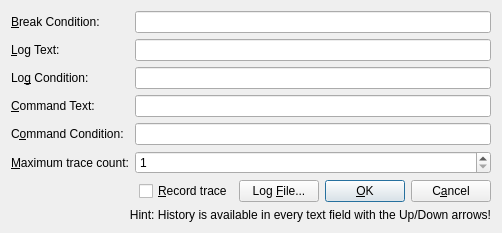
<?xml version="1.0" encoding="UTF-8"?>
<ui version="4.0">
 <class>SimpleTraceDialog</class>
 <widget class="QDialog" name="SimpleTraceDialog">
  <property name="geometry">
   <rect>
    <x>0</x>
    <y>0</y>
    <width>502</width>
    <height>218</height>
   </rect>
  </property>
  <property name="windowTitle">
   <string/>
  </property>
  <layout class="QGridLayout" name="gridLayout">
   <item row="7" column="0" colspan="2">
    <widget class="QLabel" name="lblHint">
     <property name="text">
      <string>Hint: History is available in every text field with the Up/Down arrows!</string>
     </property>
     <property name="alignment">
      <set>Qt::AlignRight|Qt::AlignTrailing|Qt::AlignVCenter</set>
     </property>
    </widget>
   </item>
   <item row="2" column="0">
    <widget class="QLabel" name="lblLogCondition">
     <property name="text">
      <string>Lo&amp;g Condition:</string>
     </property>
     <property name="buddy">
      <cstring>editLogCondition</cstring>
     </property>
    </widget>
   </item>
   <item row="3" column="0">
    <widget class="QLabel" name="lblCommandText">
     <property name="text">
      <string>&amp;Command Text:</string>
     </property>
     <property name="buddy">
      <cstring>editCommandText</cstring>
     </property>
    </widget>
   </item>
   <item row="1" column="1">
    <widget class="HistoryLineEdit" name="editLogText"/>
   </item>
   <item row="2" column="1">
    <widget class="HistoryLineEdit" name="editLogCondition"/>
   </item>
   <item row="0" column="1">
    <widget class="HistoryLineEdit" name="editBreakCondition"/>
   </item>
   <item row="0" column="0">
    <widget class="QLabel" name="lblBreakCondition">
     <property name="text">
      <string>&amp;Break Condition:</string>
     </property>
     <property name="buddy">
      <cstring>editBreakCondition</cstring>
     </property>
    </widget>
   </item>
   <item row="3" column="1">
    <widget class="HistoryLineEdit" name="editCommandText"/>
   </item>
   <item row="6" column="1">
    <layout class="QHBoxLayout" name="horizontalLayout">
     <item>
      <spacer name="horizontalSpacer">
       <property name="orientation">
        <enum>Qt::Horizontal</enum>
       </property>
       <property name="sizeHint" stdset="0">
        <size>
         <width>40</width>
         <height>20</height>
        </size>
       </property>
      </spacer>
     </item>
     <item>
      <widget class="QCheckBox" name="chkRecordTrace">
       <property name="text">
        <string>&amp;Record trace</string>
       </property>
      </widget>
     </item>
     <item>
      <widget class="QPushButton" name="btnLogFile">
       <property name="text">
        <string>Log &amp;File...</string>
       </property>
      </widget>
     </item>
     <item>
      <widget class="QPushButton" name="btnOk">
       <property name="sizePolicy">
        <sizepolicy hsizetype="Maximum" vsizetype="Fixed">
         <horstretch>0</horstretch>
         <verstretch>0</verstretch>
        </sizepolicy>
       </property>
       <property name="text">
        <string>&amp;OK</string>
       </property>
       <property name="default">
        <bool>true</bool>
       </property>
      </widget>
     </item>
     <item>
      <widget class="QPushButton" name="btnCancel">
       <property name="sizePolicy">
        <sizepolicy hsizetype="Maximum" vsizetype="Fixed">
         <horstretch>0</horstretch>
         <verstretch>0</verstretch>
        </sizepolicy>
       </property>
       <property name="text">
        <string>C&amp;ancel</string>
       </property>
      </widget>
     </item>
    </layout>
   </item>
   <item row="4" column="0">
    <widget class="QLabel" name="lblCommandCondition">
     <property name="text">
      <string>C&amp;ommand Condition:</string>
     </property>
     <property name="buddy">
      <cstring>editCommandCondition</cstring>
     </property>
    </widget>
   </item>
   <item row="5" column="0">
    <widget class="QLabel" name="lblMaxTraceCount">
     <property name="sizePolicy">
      <sizepolicy hsizetype="Maximum" vsizetype="Preferred">
       <horstretch>0</horstretch>
       <verstretch>0</verstretch>
      </sizepolicy>
     </property>
     <property name="text">
      <string>&amp;Maximum trace count:</string>
     </property>
     <property name="buddy">
      <cstring>spinMaxTraceCount</cstring>
     </property>
    </widget>
   </item>
   <item row="4" column="1">
    <widget class="HistoryLineEdit" name="editCommandCondition"/>
   </item>
   <item row="5" column="1">
    <widget class="QSpinBox" name="spinMaxTraceCount">
     <property name="minimum">
      <number>1</number>
     </property>
     <property name="maximum">
      <number>2147483647</number>
     </property>
    </widget>
   </item>
   <item row="1" column="0">
    <widget class="QLabel" name="lblLogText">
     <property name="text">
      <string>&amp;Log Text:</string>
     </property>
     <property name="buddy">
      <cstring>editLogText</cstring>
     </property>
    </widget>
   </item>
  </layout>
 </widget>
 <customwidgets>
  <customwidget>
   <class>HistoryLineEdit</class>
   <extends>QLineEdit</extends>
   <header>HistoryLineEdit.h</header>
  </customwidget>
 </customwidgets>
 <tabstops>
  <tabstop>editBreakCondition</tabstop>
  <tabstop>editLogText</tabstop>
  <tabstop>editLogCondition</tabstop>
  <tabstop>editCommandText</tabstop>
  <tabstop>editCommandCondition</tabstop>
  <tabstop>spinMaxTraceCount</tabstop>
  <tabstop>chkRecordTrace</tabstop>
  <tabstop>btnLogFile</tabstop>
  <tabstop>btnOk</tabstop>
  <tabstop>btnCancel</tabstop>
 </tabstops>
 <resources/>
 <connections>
  <connection>
   <sender>btnCancel</sender>
   <signal>clicked()</signal>
   <receiver>SimpleTraceDialog</receiver>
   <slot>reject()</slot>
   <hints>
    <hint type="sourcelabel">
     <x>491</x>
     <y>214</y>
    </hint>
    <hint type="destinationlabel">
     <x>501</x>
     <y>153</y>
    </hint>
   </hints>
  </connection>
 </connections>
</ui>
